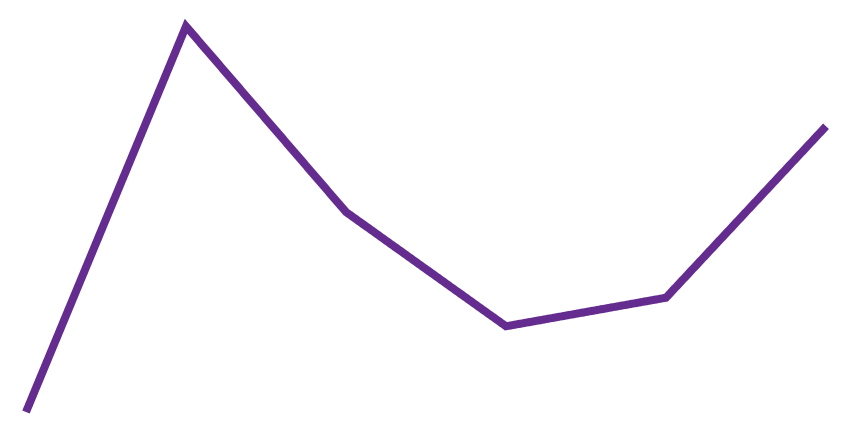

Vega-Lite specification for this chart:
### Vega specification from a JSON file in a GitHub repository (floating-point values rounded to 4 significant figures)
{"$schema": "https://vega.github.io/schema/vega/v4.json", "width": 400, "height": 200, "padding": 5, "signals": [{"name": "defined", "value": true, "bind": {"input": "checkbox"}}, {"name": "interpolate", "value": "linear", "bind": {"input": "select", "options": ["basis", "bundle", "cardinal", "catmull-rom", "linear", "monotone", "natural", "step", "step-after", "step-before"]}}, {"name": "tension", "value": 0, "bind": {"input": "range", "min": 0, "max": 1, "step": 0.05}}, {"name": "strokeWidth", "value": 4, "bind": {"input": "range", "min": 0, "max": 10, "step": 0.5}}, {"name": "strokeCap", "value": "butt", "bind": {"input": "select", "options": ["butt", "round", "square"]}}, {"name": "strokeDash", "value": [1, 0], "bind": {"input": "select", "options": [[1, 0], [8, 8], [8, 4], [4, 4], [4, 2], [2, 1], [1, 1]]}}], "data": [{"name": "table", "values": [{"u": 1, "v": 28}, {"u": 2, "v": 55}, {"u": 3, "v": 42}, {"u": 4, "v": 34}, {"u": 5, "v": 36}, {"u": 6, "v": 48}]}], "scales": [{"name": "xscale", "type": "linear", "range": "width", "zero": false, "domain": {"data": "table", "field": "u"}}, {"name": "yscale", "type": "linear", "range": "height", "nice": true, "zero": false, "domain": {"data": "table", "field": "v"}}], "marks": [{"type": "line", "from": {"data": "table"}, "encode": {"enter": {"stroke": {"value": "#652c90"}}, "update": {"x": {"scale": "xscale", "field": "u"}, "y": {"scale": "yscale", "field": "v"}, "defined": {"signal": "defined || datum.u !== 3"}, "interpolate": {"signal": "interpolate"}, "tension": {"signal": "tension"}, "strokeWidth": {"signal": "strokeWidth"}, "strokeDash": {"signal": "strokeDash"}, "strokeCap": {"signal": "strokeCap"}, "opacity": {"value": 1}}, "hover": {"opacity": {"value": 0.5}}}}]}
